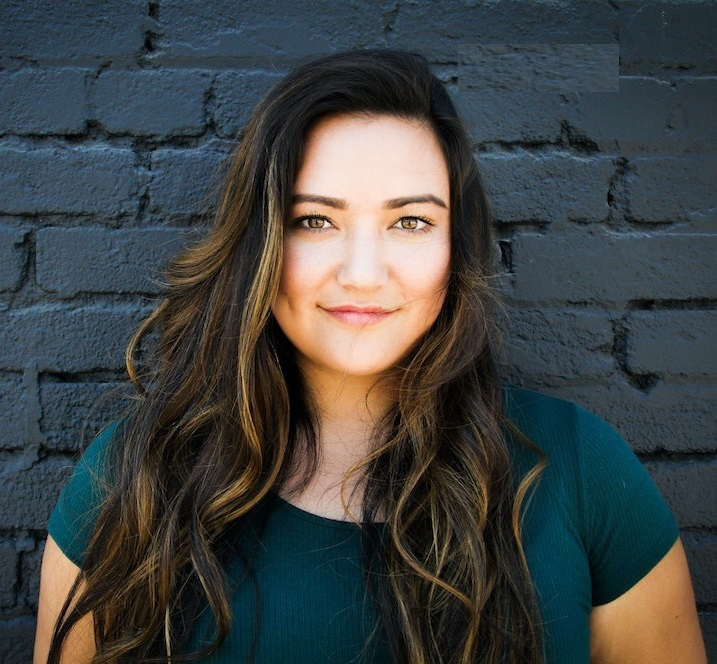
#> input picture 29/input/person.jpg, 717 x 664 px
$ python photo_to_sketch.py
#> lines starting #> are read from the running program, lines starting #| are printed output that depends on the picture; after the words box and inside, x2 and y2 are one past the last pixel; in counts of white or black regions, pixels touching at a corner belong together
import cv2

img = cv2.imread('input/person.jpg',cv2.IMREAD_GRAYSCALE)
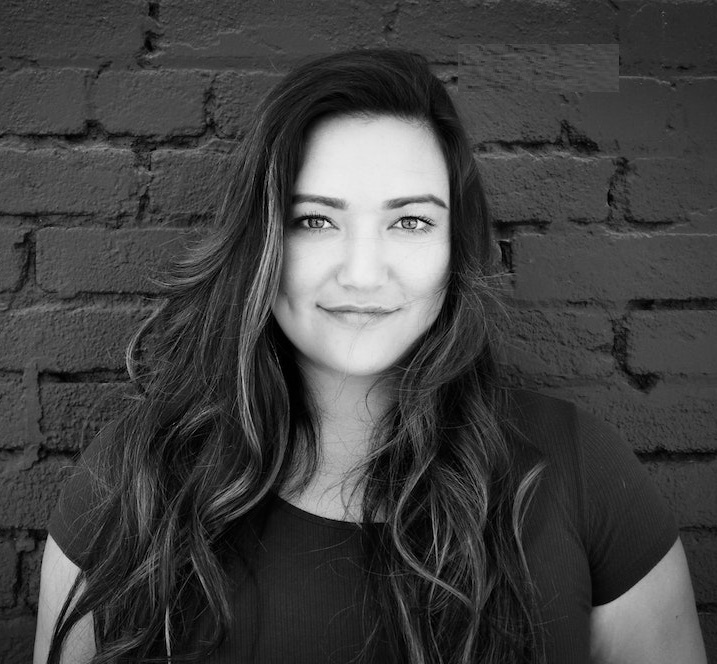
#> img: shape (664, 717); min 0, max 241, mean 66.7

inverted = 255 - img
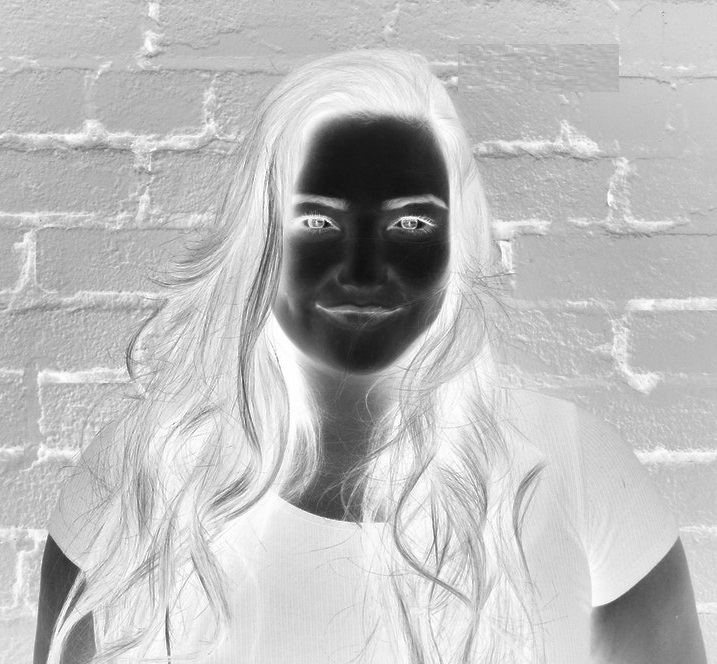
#> inverted: shape (664, 717); min 14, max 255, mean 188.3
blurred = cv2.GaussianBlur(inverted,[21,21],0)
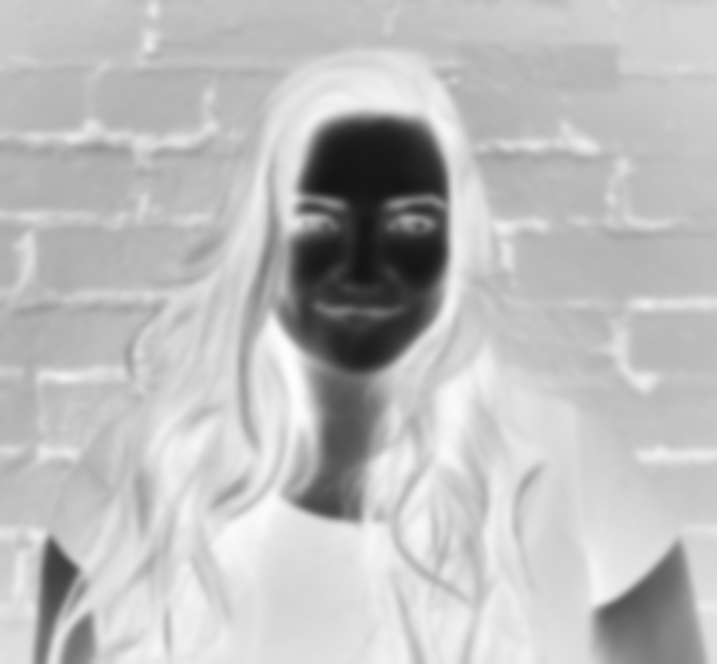
#> blurred: shape (664, 717); min 19, max 253, mean 188.3
inverted_blurred = 255 - blurred
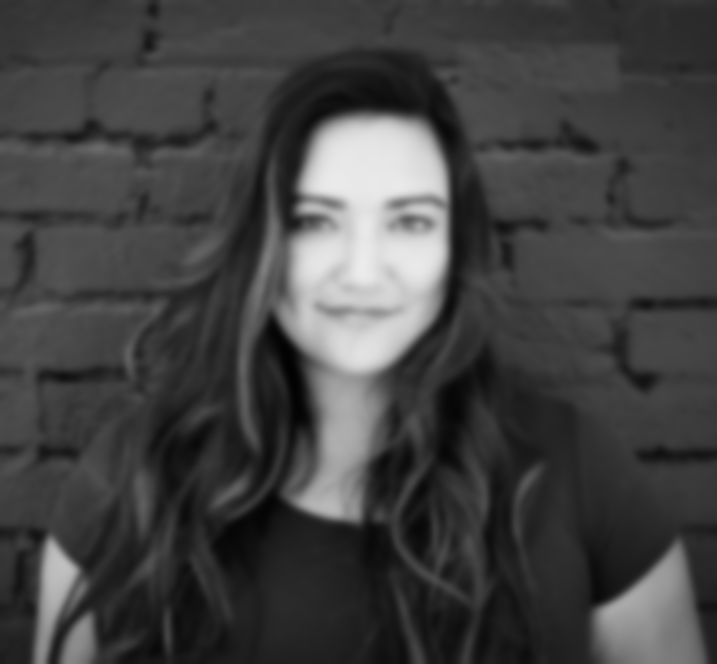
#> inverted_blurred: shape (664, 717); min 2, max 236, mean 66.7

sketch = img / inverted_blurred
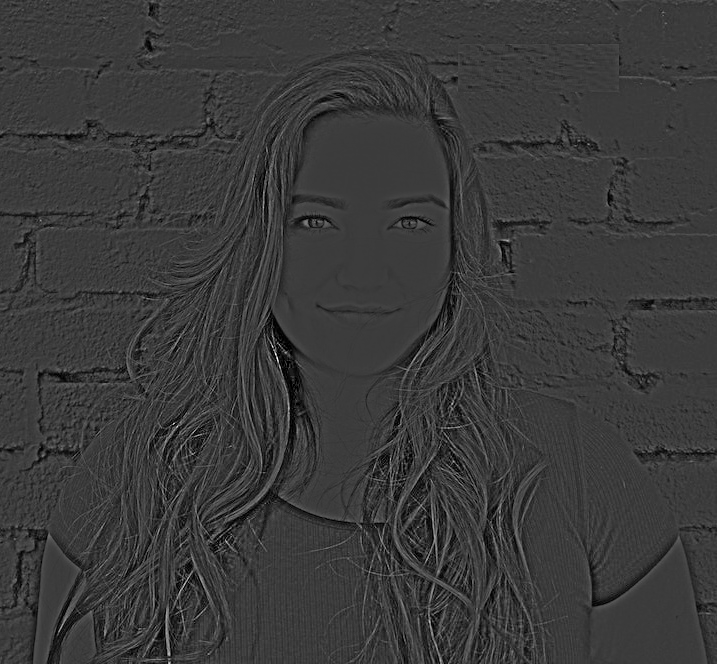
#> sketch: shape (664, 717) float64; min 0, max 4.26, mean 0.982; drawn with min black and max white
sketch = sketch * 255

cv2.imshow('',sketch)
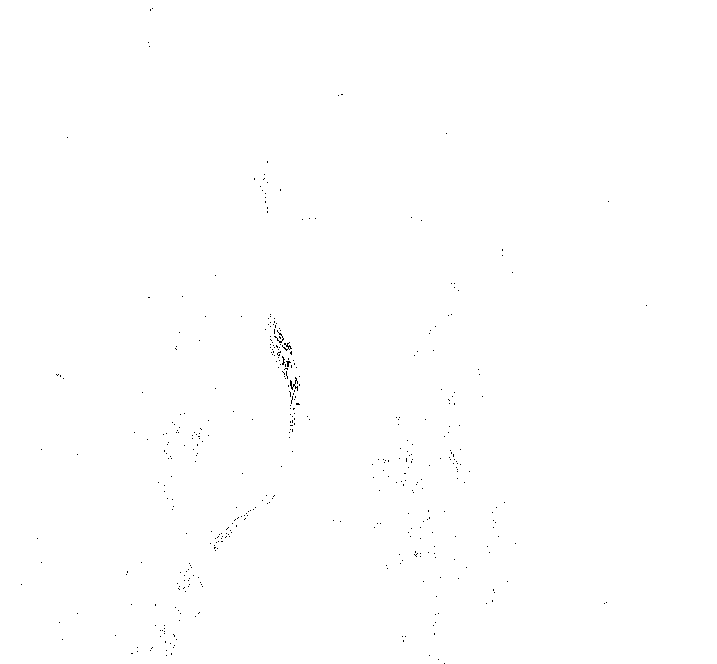
#> window '': shape (664, 717); 99.9% white; black in thin lines or dots, all inside (x1, y1, x2, y2) = (21, 8, 647, 664)
cv2.imwrite('output/photo_to_sketch.jpg',sketch)
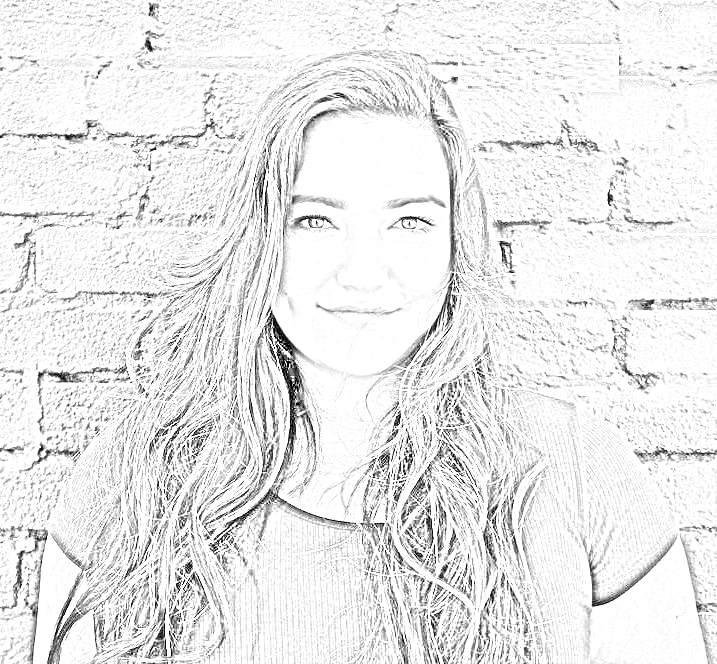
#> saved as photo_to_sketch.jpg: shape (664, 717); min 0, max 255, mean 233.5
cv2.waitKey()
